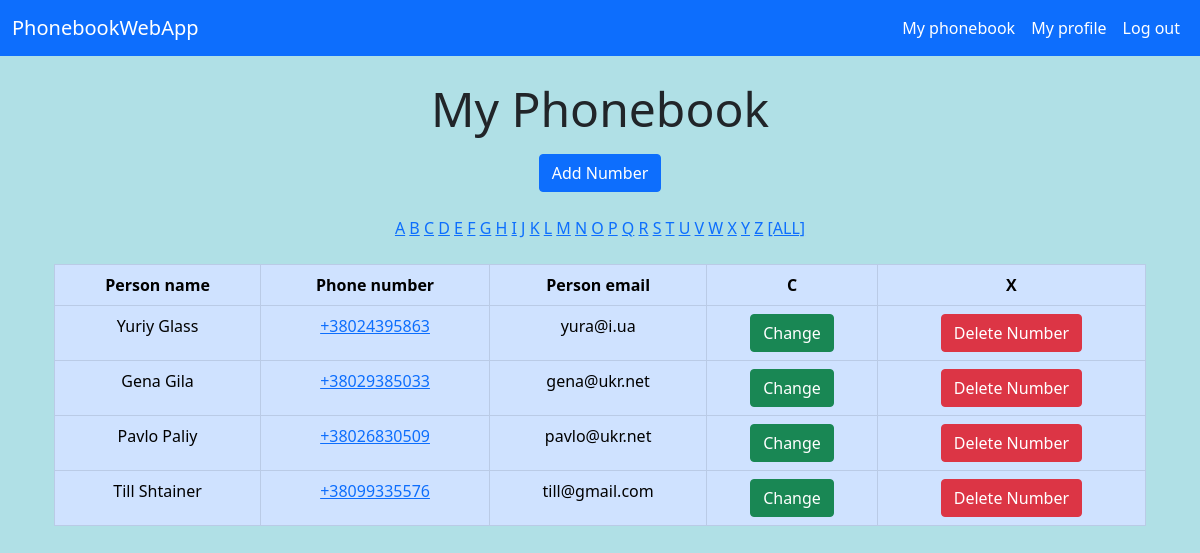
The page /myphonebook/ (signed in) on the database its author committed.
### my_phonebook/models.py (models this page shows, shortened)
class Phonebook(models.Model):
	owner = models.ForeignKey(ExtendedUser,
							   on_delete=models.CASCADE)
	phone_regex = RegexValidator(regex=r'^\+?1?\d{9,15}$', message="Phone number must be entered in the format: '+999999999'. Up to 13 digits allowed.")
	phone_number = models.CharField(validators=[phone_regex], max_length=17, blank=True)
	person_name = models.CharField(max_length=70)
	person_email = models.EmailField(max_length=70, blank=True, null=True)

### my_phonebook/views.py (the view)
# urls.py: path('', views.MyPhonebookView.as_view(), name='myphonebook'),
class MyPhonebookView(LoginRequiredMixin, ListView):
	model = Phonebook
	context_object_name = 'phonenumbers_list'
	template_name = 'my_phonebook/myphonebook.html'
	login_url = 'login'
	def get_queryset(self):
		return Phonebook.objects.filter(owner=self.request.user.id)

### my_phonebook/templates/my_phonebook/myphonebook.html
{% extends 'base.html' %}
{% block content %}
	<div class="container mt-4">
		<div class="raw text-center">
			<h4 class="display-5 mb-3">My Phonebook</h4>
			<a href="{% url 'phonenumber_create' %}" class="btn btn-primary" role="button">Add Number</a>
		</div>
		<div class="raw m-4 text-center">
			<a href="{% url 'phonebooksearch' word='A' %}">A</a>
			<a href="{% url 'phonebooksearch' word='B' %}">B</a>
			<a href="{% url 'phonebooksearch' word='C' %}">C</a>
			<a href="{% url 'phonebooksearch' word='D' %}">D</a>
			<a href="{% url 'phonebooksearch' word='E' %}">E</a>
			<a href="{% url 'phonebooksearch' word='F' %}">F</a>
			<a href="{% url 'phonebooksearch' word='G' %}">G</a>
			<a href="{% url 'phonebooksearch' word='H' %}">H</a>
			<a href="{% url 'phonebooksearch' word='I' %}">I</a>
			<a href="{% url 'phonebooksearch' word='J' %}">J</a>
			<a href="{% url 'phonebooksearch' word='K' %}">K</a>
			<a href="{% url 'phonebooksearch' word='L' %}">L</a>
			<a href="{% url 'phonebooksearch' word='M' %}">M</a>
			<a href="{% url 'phonebooksearch' word='N' %}">N</a>
			<a href="{% url 'phonebooksearch' word='O' %}">O</a>
			<a href="{% url 'phonebooksearch' word='P' %}">P</a>
			<a href="{% url 'phonebooksearch' word='Q' %}">Q</a>
			<a href="{% url 'phonebooksearch' word='R' %}">R</a>
			<a href="{% url 'phonebooksearch' word='S' %}">S</a>
			<a href="{% url 'phonebooksearch' word='T' %}">T</a>
			<a href="{% url 'phonebooksearch' word='U' %}">U</a>
			<a href="{% url 'phonebooksearch' word='V' %}">V</a>
			<a href="{% url 'phonebooksearch' word='W' %}">W</a>
			<a href="{% url 'phonebooksearch' word='X' %}">X</a>
			<a href="{% url 'phonebooksearch' word='Y' %}">Y</a>
			<a href="{% url 'phonebooksearch' word='Z' %}">Z</a>
			<a href="{% url 'myphonebook'%}">[ALL]</a>
		</div>
		<div class="container mt-4">
				<div class="d-flex justify-content-center text-center">
					<table class="table table-bordered table-primary">
						<thead>
							<tr>
			                    <th scope="col">Person name</td>
			                    <th scope="col">Phone number</td>
			                    <th scope="col">Person email</td>
			                 	<th scope="col"> С </td>
			                    <th scope="col"> X </td>
			                </tr>
						</thead>
							<tbody>
								{% for phonenumber in phonenumbers_list %}
									<tr scope="row">
										<td>{{ phonenumber.person_name }}</td>
										<td><a href="{% url 'phonenumber_detail' phonenumber.pk %}"> {{ phonenumber.phone_number }} </a></td>
										<td>{{ phonenumber.person_email }}</td>
										<td> <a href="{% url 'phonenumber_update' phonenumber.pk %}" class="btn btn-success" role="button">Change</a></td>
										<td> <a href="{% url 'phonenumber_delete' phonenumber.pk %}" class="btn btn-danger" role="button">Delete Number</a></td>
									</tr>
								{% endfor %}
							</tbody>
					</table>
				</div>
			</div>
	</div>
{% endblock content %}

### homepage/templates/base.html (shortened to what this page needs)
<!DOCTYPE html>
<html>
<head>
	<link href="https://cdn.jsdelivr.net/npm/bootstrap@5.0.0-beta3/dist/css/bootstrap.min.css" rel="stylesheet">
	<nav class="navbar navbar-expand-sm navbar-dark bg-primary flex-sm-nowrap flex-wrap">
	    <div class="container-fluid">
	        <a class="navbar-brand flex-grow-1" href="{% url 'home' %}">PhonebookWebApp</a>
	        <div class="navbar-collapse collapse d-flex justify-content-end">
	        	{% if user.is_authenticated %}
		            <ul class="navbar-nav ml-auto">
		                <li class="nav-item">
		                    <a class="nav-link active" href="{% url 'myphonebook' %}">My phonebook</a>
		                </li>
		                <li class="nav-item">
		                    <a class="nav-link active" href="{% url 'myprofile' %}">My profile</a>
		                </li>
		              	<li class="nav-item">
		                    <a class="nav-link active" href="{% url 'logout' %}">Log out</a>
		                </li>
		            </ul>
		        {% endif %}
	        </div>
	    </div>
	</nav>
</head>
<body style="background-color: powderblue">
	<main>
		{% block content %}
		{% endblock content %}
	</main>
</body>
</html>

### rows shown on the page
Phonebook: person_name "Yuriy Glass", phone_number "+38024395863", person_email "yura@i.ua"
Phonebook: person_name "Gena Gila", phone_number "+38029385033", person_email "gena@ukr.net"
Phonebook: person_name "Pavlo Paliy", phone_number "+38026830509", person_email "pavlo@ukr.net"
Phonebook: person_name "Till Shtainer", phone_number "+38099335576", person_email "till@gmail.com"
